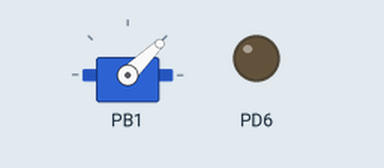
Recording of a program running on a simulated ATmega328P, built with avr-gcc and emulated at 16 MHz (the files do not name the chip). On the bench: servo, output pins drawn as LEDs (lit = HIGH). Servo pulses on a pin are drawn as a servo (544–2400 µs = 0–180°); pins used as bus, display or sensor lines are not drawn.

Above: at 0.05 s.
At 1.0 s:
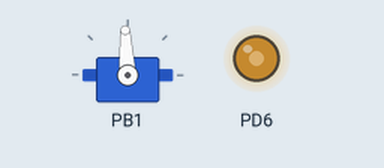
At 2.0 s:
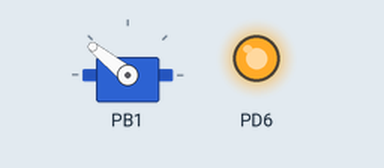
At 4.0 s:
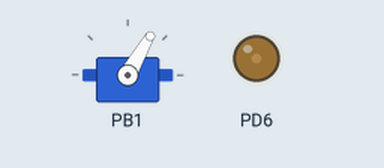
Timing chart, 0 to 6.2 s (numbered marks = the images above):
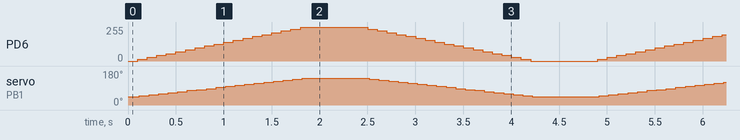

The program:

main.cpp
```cpp
#define F_CPU 16000000UL
#include <avr/io.h>
#include <util/delay.h>

/* --- CẤU HÌNH TIMER1 CHO SERVO (CHÂN PB1 / OC1A) --- */
void Servo_PWM_Init(void) {
    // Đặt chân PB1 (OC1A) làm Output
    DDRB |= (1 << PB1);

    // Chế độ Fast PWM Mode 14 (TOP = ICR1)
    // Clear OC1A on Compare Match, set OC1A at BOTTOM (non-inverting)
    TCCR1A = (1 << COM1A1) | (1 << WGM11);
    TCCR1B = (1 << WGM13) | (1 << WGM12) | (1 << CS11); // Prescaler = 8

    // Đặt chu kỳ 20ms (50Hz)
    ICR1 = 39999;
}

void Set_Servo_Angle(uint8_t angle) {
    // Chuyển góc (0 - 180) sang giá trị OCR1A (1000us - 2000us -> 2000 - 4000 tick)
    if (angle > 180) angle = 180;
    OCR1A = 2000 + ((uint32_t)angle * 2000) / 180;
}

/* --- CẤU HÌNH TIMER0 CHO ĐỘ SÁNG LED (CHÂN PD6 / OC0A) --- */
void LED_PWM_Init(void) {
    // Đặt chân PD6 (OC0A) làm Output
    DDRD |= (1 << PD6);

    // Fast PWM Mode, Clear on Compare Match (Non-inverting), Prescaler = 64 (~976Hz)
    TCCR0A = (1 << COM0A1) | (1 << WGM01) | (1 << WGM00);
    TCCR0B = (1 << CS01) | (1 << CS00);
}

void Set_LED_Brightness(uint8_t brightness) {
    OCR0A = brightness; // 0 (Tắt) -> 255 (Sáng tối đa)
}

/* --- CHƯƠNG TRÌNH CHÍNH --- */
int main(void) {
    Servo_PWM_Init();
    LED_PWM_Init();

    while (1) {
        // Quét góc quay Servo từ 0 đến 180 độ kết hợp tăng độ sáng LED
        for (uint8_t angle = 0; angle <= 180; angle += 10) {
            Set_Servo_Angle(angle);
            Set_LED_Brightness((uint16_t)angle * 255 / 180);
            _delay_ms(100);
        }

        _delay_ms(500);

        // Quét góc quay Servo ngược lại từ 180 về 0 độ
        for (int16_t angle = 180; angle >= 0; angle -= 10) {
            Set_Servo_Angle((uint8_t)angle);
            Set_LED_Brightness((uint16_t)angle * 255 / 180);
            _delay_ms(100);
        }

        _delay_ms(500);
    }

    return 0;
}
```
